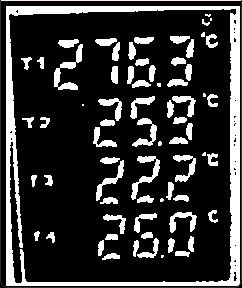
#> input picture screen.png, 242 x 288 px
$ python analyze_digits.py
#> lines starting #> are read from the running program, lines starting #| are printed output that depends on the picture; after the words box and inside, x2 and y2 are one past the last pixel; in counts of white or black regions, pixels touching at a corner belong together
#> further down, img is the input picture: shape (288, 242, 3); mean B, G, R 52.9, 52.8, 52.9
import cv2
import numpy as np
from dataclasses import dataclass


@dataclass
class DigitParams:
    """Parameters controlling digit extraction."""
    min_area: int = 60
    max_area: int = 1000
    final_min_area: int = 200
    merge_distance: int = 5
    white_threshold: int = 200
    row_y_tolerance: int = 10  # pixels to consider same row

# Segment bitstring -> digit
SEGMENT_DIGITS = {
    "1111110": "0",
    "0110000": "1",
    "1101101": "2",
    "1111001": "3",
    "0110011": "4",
    "1011011": "5",
    "1011111": "6",
    "1110000": "7",
    "1111111": "8",
    "1111011": "9",
}

def box_area(box):
    x1, y1, x2, y2 = box
    return (x2 - x1) * (y2 - y1)

def merge_boxes_by_condition(boxes, condition):
    merged = []
    while boxes:
        base = boxes.pop(0)
        i = 0
        while i < len(boxes):
            if condition(base, boxes[i]):
                x1 = min(base[0], boxes[i][0])
                y1 = min(base[1], boxes[i][1])
                x2 = max(base[2], boxes[i][2])
                y2 = max(base[3], boxes[i][3])
                base = [x1, y1, x2, y2]
                boxes.pop(i)
                i = 0
            else:
                i += 1
        merged.append(base)
    return merged

def overlaps(a, b):
    ax1, ay1, ax2, ay2 = a
    bx1, by1, bx2, by2 = b
    return not (ax2 < bx1 or ax1 > bx2 or ay2 < by1 or ay1 > by2)

def is_close(a, b, dist):
    ax1, ay1, ax2, ay2 = a
    bx1, by1, bx2, by2 = b
    dx = max(bx1 - ax2, ax1 - bx2, 0)
    dy = max(by1 - ay2, ay1 - by2, 0)
    return np.hypot(dx, dy) <= dist

def has_white_pixels_along_line(gray, start, direction, bounds, threshold):
    x, y = start
    x1, y1, x2, y2 = bounds
    if direction == "up":
        for yy in range(y, y1 - 1, -1):
            if gray[yy, x] > threshold:
                return True
    elif direction == "down":
        for yy in range(y, y2):
            if gray[yy, x] > threshold:
                return True
    elif direction == "left":
        for xx in range(x, x1 - 1, -1):
            if gray[y, xx] > threshold:
                return True
    elif direction == "right":
        for xx in range(x, x2):
            if gray[y, xx] > threshold:
                return True
    return False

def has_white_between_dots(gray, top, bottom, threshold):
    cx = top[0]
    y1 = top[1]
    y2 = bottom[1]
    for y in range(y1, y2 + 1):
        if gray[y, cx] > threshold:
            return True
    return False


def analyze_digits(gray, params: DigitParams = DigitParams()):
    """Detect seven-segment digits in a grayscale or binary image.

    Parameters
    ----------
    gray : np.ndarray
        Grayscale or binary image containing the digits.
    params : DigitParams, optional
        Tuning parameters for the detection algorithm.

    Returns
    -------
    tuple[list[float], np.ndarray]
        A tuple of detected numeric values (each divided by 10 as in the
        original script) and an output image with bounding boxes drawn.
    """

    # Ensure binary image for component analysis
    _, binary = cv2.threshold(gray, params.white_threshold, 255, cv2.THRESH_BINARY)
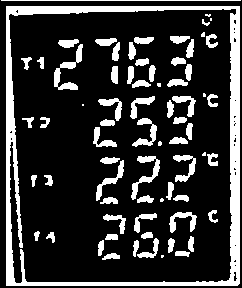
#> binary: shape (288, 242); 20.5% white; 71 white regions (10 under 20 px), largest, box (x1, y1, x2, y2) and area: (6, 6, 240, 286) 7007, (54, 44, 83, 90) 408, (131, 156, 160, 200) 360
    num_labels, _, stats, _ = cv2.connectedComponentsWithStats(binary, connectivity=8)
#> num_labels = 72; stats = 72 rows, first 6: [0, 0, 242, 288, 55387], [1, 0, 240, 1, 240], [6, 6, 234, 280, 7007], [205, 14, 6, 3, 13], [202, 19, 8, 7, 26], [210, 18, 2, 3, 6]

    # Initial bounding boxes
    boxes = [
        [x, y, x + w, y + h]
        for x, y, w, h, area in stats[1:]
        if params.min_area <= area <= params.max_area
    ]
#> boxes = 54 items, first 6: [1, 0, 241, 1], [206, 34, 218, 48], [134, 37, 154, 44], [170, 36, 190, 44], [58, 39, 79, 48], [95, 38, 117, 46]

    # Merge overlapping and close boxes
    boxes = merge_boxes_by_condition(boxes, overlaps)
#> the loop in merge_boxes_by_condition, `while boxes:` made 24 passes
    boxes = merge_boxes_by_condition(boxes, lambda a, b: is_close(a, b, params.merge_distance))
#> the loop in merge_boxes_by_condition (call 2), `while boxes:` made 21 passes

    # Final filtering
    filtered_boxes = [b for b in boxes if box_area(b) >= params.final_min_area]

    # Sort all boxes top-to-bottom, then left-to-right
    filtered_boxes.sort(key=lambda b: (b[1], b[0]))

    # Remove the first box globally
    if filtered_boxes:
        filtered_boxes = filtered_boxes[1:]

    # Group remaining boxes into rows
    rows = []
    for box in filtered_boxes:
        x1, y1, x2, y2 = box
        placed = False
        for row in rows:
            if abs(y1 - row[0][1]) <= params.row_y_tolerance:
                row.append(box)
                placed = True
                break
        if not placed:
            rows.append([box])
#> this loop made 13 passes
#> box on passes 1 to 12: [167, 36, 194, 87], [127, 37, 156, 88], [95, 38, 120, 84], [54, 39, 83, 90], [130, 96, 157, 147], [167, 96, 196, 144], [93, 98, 122, 147], [166, 155, 196, 202], [131, 156, 160, 203], [96, 157, 124, 204], [168, 212, 197, 257], [133, 213, 159, 258]

    # Prepare output image
    output = cv2.cvtColor(gray, cv2.COLOR_GRAY2BGR)
    for box in filtered_boxes:
        x1, y1, x2, y2 = box
        cv2.rectangle(output, (x1, y1), (x2, y2), (0, 255, 0), 1)
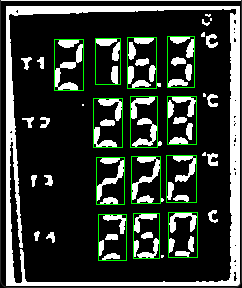
#> output: shape (288, 242, 3); mean B, G, R 52.2, 59.4, 52.2

    results = []
    for row in rows:
        row.sort(key=lambda b: b[0])  # sort left to right
        number_str = ""
        for box in row:
            x1, y1, x2, y2 = box
            cx = (x1 + x2) // 2
            top_y = y1 + (y2 - y1) // 3
            bot_y = y1 + 2 * (y2 - y1) // 3
            top_dot = (cx, top_y)
            bot_dot = (cx, bot_y)

            # Segment detections via cardinal lines
            top_up = has_white_pixels_along_line(
                gray, top_dot, "up", (x1, y1, x2, y2), params.white_threshold
            )
            top_left = has_white_pixels_along_line(
                gray, top_dot, "left", (x1, y1, x2, y2), params.white_threshold
            )
            top_right = has_white_pixels_along_line(
                gray, top_dot, "right", (x1, y1, x2, y2), params.white_threshold
            )

            bot_down = has_white_pixels_along_line(
                gray, bot_dot, "down", (x1, y1, x2, y2), params.white_threshold
            )
            bot_left = has_white_pixels_along_line(
                gray, bot_dot, "left", (x1, y1, x2, y2), params.white_threshold
            )
            bot_right = has_white_pixels_along_line(
                gray, bot_dot, "right", (x1, y1, x2, y2), params.white_threshold
            )

            center = has_white_between_dots(
                gray, top_dot, bot_dot, params.white_threshold
            )

            bitstring = (
                ("1" if top_up else "0") +
                ("1" if top_right else "0") +
                ("1" if bot_right else "0") +
                ("1" if bot_down else "0") +
                ("1" if bot_left else "0") +
                ("1" if top_left else "0") +
                ("1" if center else "0")
            )
            digit = SEGMENT_DIGITS.get(bitstring, "?")
            number_str += digit

        # Convert to number and divide by 10
        if "?" not in number_str and number_str:
            results.append(int(number_str) / 10)
        else:
            results.append(None)
#> this loop made 4 passes

    return results, output


if __name__ == "__main__":
    img = cv2.imread("screen.png")
    gray = cv2.cvtColor(img, cv2.COLOR_BGR2GRAY)
    params = DigitParams()
    values, output = analyze_digits(gray, params)
    for v in values:
        print(v if v is not None else "?")
#> this loop made 4 passes
#> v on passes 1 to 4: 276.3, 25.9, 22.2, 26
#| 276.3
#| 25.9
#| 22.2
#| 26.0
    cv2.imshow("Final Digit Bounding Boxes", output)
    cv2.waitKey(0)
    cv2.destroyAllWindows()
